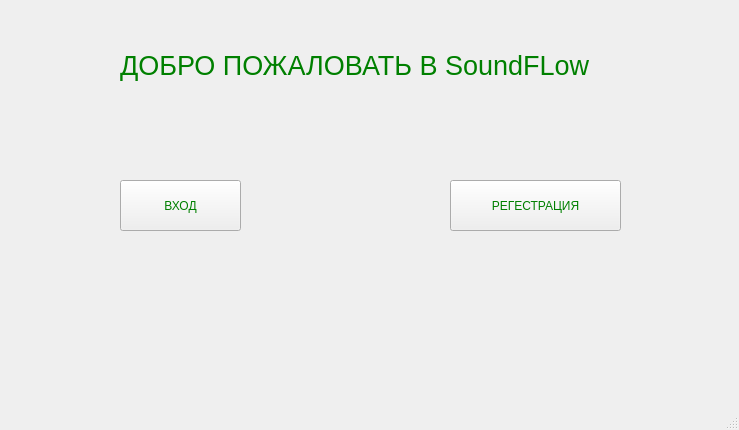
<?xml version="1.0" encoding="UTF-8"?>
<ui version="4.0">
 <class>MainWindow</class>
 <widget class="QMainWindow" name="MainWindow">
  <property name="geometry">
   <rect>
    <x>0</x>
    <y>0</y>
    <width>739</width>
    <height>430</height>
   </rect>
  </property>
  <property name="windowTitle">
   <string>MainWindow</string>
  </property>
  <property name="styleSheet">
   <string notr="true">color: green;</string>
  </property>
  <widget class="QWidget" name="centralwidget">
   <widget class="QPushButton" name="login">
    <property name="geometry">
     <rect>
      <x>120</x>
      <y>180</y>
      <width>121</width>
      <height>51</height>
     </rect>
    </property>
    <property name="styleSheet">
     <string notr="true">color: green;</string>
    </property>
    <property name="text">
     <string>ВХОД</string>
    </property>
   </widget>
   <widget class="QPushButton" name="registor">
    <property name="geometry">
     <rect>
      <x>450</x>
      <y>180</y>
      <width>171</width>
      <height>51</height>
     </rect>
    </property>
    <property name="styleSheet">
     <string notr="true">color: green;</string>
    </property>
    <property name="text">
     <string>РЕГЕСТРАЦИЯ</string>
    </property>
   </widget>
   <widget class="QLabel" name="label">
    <property name="geometry">
     <rect>
      <x>120</x>
      <y>10</y>
      <width>731</width>
      <height>111</height>
     </rect>
    </property>
    <property name="font">
     <font>
      <pointsize>20</pointsize>
     </font>
    </property>
    <property name="text">
     <string>ДОБРО ПОЖАЛОВАТЬ В SoundFLow</string>
    </property>
   </widget>
  </widget>
  <widget class="QMenuBar" name="menubar">
   <property name="geometry">
    <rect>
     <x>0</x>
     <y>0</y>
     <width>739</width>
     <height>21</height>
    </rect>
   </property>
  </widget>
  <widget class="QStatusBar" name="statusbar"/>
 </widget>
 <resources/>
 <connections/>
</ui>
